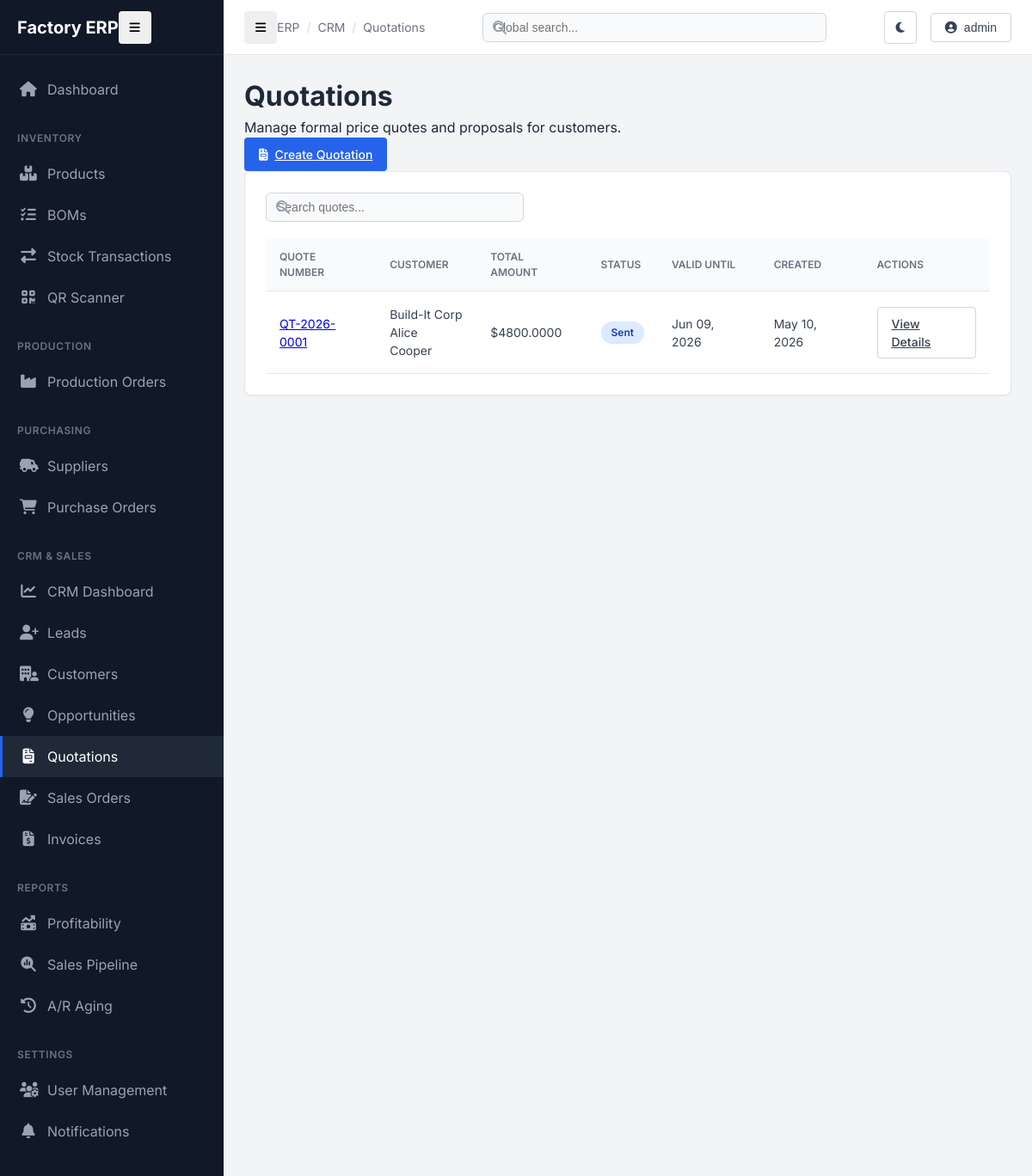
The app's page /crm/quotations/ (signed in) with its own data.
### crm/models.py (models this page shows, shortened)
class Quotation(models.Model):
    STATUS_CHOICES = [
        ('draft', 'Draft'),
        ('sent', 'Sent'),
        ('accepted', 'Accepted'),
        ('rejected', 'Rejected'),
        ('expired', 'Expired'),
    ]
    quote_number = models.CharField(max_length=20, unique=True, editable=False)
    customer = models.ForeignKey(Customer, on_delete=models.CASCADE, related_name='quotations')
    opportunity = models.ForeignKey(Opportunity, on_delete=models.SET_NULL, null=True, blank=True, related_name='quotations')
    valid_until = models.DateField()
    status = models.CharField(max_length=20, choices=STATUS_CHOICES, default='draft')
    pdf_file = models.FileField(upload_to='quotations/', null=True, blank=True)
    created_by = models.ForeignKey(User, on_delete=models.SET_NULL, null=True, related_name='created_quotations')
    created_at = models.DateTimeField(auto_now_add=True)
    sent_at = models.DateTimeField(null=True, blank=True)
    @property
    def total_amount(self):
        return sum(line.line_total for line in self.lines.all())

class Customer(models.Model):
    company_name = models.CharField(max_length=200)
    contact_person = models.CharField(max_length=200)
    email = models.EmailField()
    phone = models.CharField(max_length=20)
    customer_since = models.DateField(default=timezone.now)
    credit_limit = models.DecimalField(max_digits=12, decimal_places=2, default=0)
    credit_used = models.DecimalField(max_digits=12, decimal_places=2, default=0)
    payment_terms = models.CharField(max_length=100, default="Net 30")
    tax_id = models.CharField(max_length=50, blank=True)
    is_active = models.BooleanField(default=True)
    notes = models.TextField(blank=True)
    assigned_to = models.ForeignKey(User, on_delete=models.SET_NULL, null=True, blank=True, related_name='assigned_customers')
    created_at = models.DateTimeField(auto_now_add=True)
    updated_at = models.DateTimeField(auto_now=True)

class QuotationLine(models.Model):
    quotation = models.ForeignKey(Quotation, on_delete=models.CASCADE, related_name='lines')
    product = models.ForeignKey(Product, on_delete=models.CASCADE)
    quantity = models.PositiveIntegerField()
    unit_price = models.DecimalField(max_digits=12, decimal_places=2)
    discount_percentage = models.DecimalField(max_digits=5, decimal_places=2, default=0)
    @property
    def line_total(self):
        total = self.quantity * self.unit_price
        discount = total * (self.discount_percentage / Decimal('100'))
        return total - discount

### crm/views.py (the view)
# urls.py: path('quotations/', views.QuotationListView.as_view(), name='quotation_list'),
class QuotationListView(LoginRequiredMixin, ListView):
    model = Quotation
    template_name = 'crm/quotation_list.html'
    context_object_name = 'quotations'
    ordering = ['-created_at']

### crm/templates/crm/quotation_list.html (shortened to what this page needs)
{% extends "base.html" %}
{% load static %}
{% block breadcrumbs %}
<div class="breadcrumb-item">CRM</div>
<div class="breadcrumb-item">Quotations</div>
{% endblock %}
{% block content %}
<div class="d-flex justify-content-between align-items-center mb-4">
    <div>
        <h1 class="h3 fw-bold mb-1">Quotations</h1>
        <p class="text-muted small">Manage formal price quotes and proposals for customers.</p>
    </div>
    <a href="{% url 'crm:quotation_create' %}" class="btn btn-primary">
        <i class="fas fa-file-invoice"></i> Create Quotation
    </a>
</div>
<div class="card">
    <div class="card-header border-bottom-0">
        <div class="d-flex justify-content-between align-items-center w-100">
            <div class="search-input-group" style="width: 300px;">
                <i class="fas fa-search"></i>
                <input type="text" class="search-input" placeholder="Search quotes..." hx-get="{% url 'crm:quotation_list' %}" hx-trigger="keyup changed delay:500ms" hx-target="#quotation-table-body" hx-indicator="#htmx-indicator">
            </div>
        </div>
    </div>
    <div class="table-responsive">
        <table>
            <thead>
                <tr>
                    <th>Quote Number</th>
                    <th>Customer</th>
                    <th class="text-end">Total Amount</th>
                    <th>Status</th>
                    <th>Valid Until</th>
                    <th>Created</th>
                    <th class="text-end">Actions</th>
                </tr>
            </thead>
            <tbody id="quotation-table-body">
                {% for quote in quotations %}
                <tr>
                    <td class="font-monospace fw-bold text-neutral-900">
                        <a href="{% url 'crm:quotation_detail' quote.pk %}" class="text-decoration-none hover-link">{{ quote.quote_number }}</a>
                    </td>
                    <td>
                        <div class="fw-bold">{{ quote.customer.company_name }}</div>
                        <div class="small text-muted">{{ quote.customer.contact_person }}</div>
                    </td>
                    <td class="text-end fw-bold text-neutral-900">${{ quote.total_amount }}</td>
                    <td>
                        <span class="badge
                            {% if quote.status == 'accepted' %}badge-green
                            {% elif quote.status == 'rejected' %}badge-red
                            {% elif quote.status == 'expired' %}badge-gray
                            {% elif quote.status == 'sent' %}badge-blue
                            {% else %}badge-amber{% endif %}">
                            {{ quote.get_status_display }}
                        </span>
                    </td>
                    <td class="small {% if quote.is_expired %}text-danger fw-bold{% else %}text-muted{% endif %}">{{ quote.valid_until|date:"M d, Y" }}</td>
                    <td class="small text-muted">{{ quote.created_at|date:"M d, Y" }}</td>
                    <td class="text-end">
                        <a href="{% url 'crm:quotation_detail' quote.pk %}" class="btn btn-sm btn-outline">
                            View Details
                        </a>
                    </td>
                </tr>
                {% empty %}
                <tr>
                    <td colspan="7" class="text-center py-5">
                        <div class="text-muted">No quotations found.</div>
                    </td>
                </tr>
                {% endfor %}
            </tbody>
        </table>
    </div>
</div>
{% endblock %}

### templates/base.html (shortened to what this page needs)
{% load static %}
<!DOCTYPE html>
<html lang="en">
<head>
    <link rel="stylesheet" href="https://cdnjs.cloudflare.com/ajax/libs/font-awesome/6.4.0/css/all.min.css">
    <link rel="stylesheet" href="{% static 'css/style.css' %}">
    <link rel="stylesheet" href="{% static 'css/dark-mode.css' %}">
</head>
<body>
    <div class="app-container">
        <aside id="sidebar">
            <div class="sidebar-header">
                <div class="logo-text">Factory ERP</div>
                <button id="sidebar-toggle" class="btn btn-icon d-none d-md-block">
                    <i class="fas fa-bars"></i>
                </button>
            </div>
            <nav class="sidebar-nav">
                <div class="nav-group">
                    <a href="{% url 'inventory:dashboard' %}" class="nav-link {% if request.resolver_match.url_name == 'dashboard' and request.resolver_match.app_name == 'inventory' %}active{% endif %}">
                        <i class="fas fa-home"></i>
                        <span>Dashboard</span>
                    </a>
                </div>
                <div class="nav-group">
                    <div class="nav-group-title">Inventory</div>
                    <a href="{% url 'inventory:product_list' %}" class="nav-link {% if 'product' in request.path %}active{% endif %}">
                        <i class="fas fa-boxes-stacked"></i>
                        <span>Products</span>
                    </a>
                    <a href="{% url 'inventory:bom_viewer' %}" class="nav-link {% if 'bom' in request.path %}active{% endif %}">
                        <i class="fas fa-list-check"></i>
                        <span>BOMs</span>
                    </a>
                    <a href="{% url 'inventory:transaction_history' %}" class="nav-link {% if 'transaction' in request.path %}active{% endif %}">
                        <i class="fas fa-exchange-alt"></i>
                        <span>Stock Transactions</span>
                    </a>
                    <a href="{% url 'inventory:scan_page' %}" class="nav-link {% if 'scan' in request.path %}active{% endif %}">
                        <i class="fas fa-qrcode"></i>
                        <span>QR Scanner</span>
                    </a>
                </div>
                <div class="nav-group">
                    <div class="nav-group-title">Production</div>
                    <a href="{% url 'inventory:production_order_list' %}" class="nav-link {% if 'production_order' in request.path %}active{% endif %}">
                        <i class="fas fa-industry"></i>
                        <span>Production Orders</span>
                    </a>
                </div>
                <div class="nav-group">
                    <div class="nav-group-title">Purchasing</div>
                    <a href="{% url 'inventory:supplier_list' %}" class="nav-link {% if 'supplier' in request.path %}active{% endif %}">
                        <i class="fas fa-truck-field"></i>
                        <span>Suppliers</span>
                    </a>
                    <a href="{% url 'inventory:purchase_order_list' %}" class="nav-link {% if 'purchase_order' in request.path %}active{% endif %}">
                        <i class="fas fa-cart-shopping"></i>
                        <span>Purchase Orders</span>
                    </a>
                </div>
                <div class="nav-group">
                    <div class="nav-group-title">CRM & Sales</div>
                    <a href="{% url 'crm:dashboard' %}" class="nav-link {% if request.resolver_match.app_name == 'crm' and request.resolver_match.url_name == 'dashboard' %}active{% endif %}">
                        <i class="fas fa-chart-line"></i>
                        <span>CRM Dashboard</span>
                    </a>
                    <a href="{% url 'crm:lead_list' %}" class="nav-link {% if 'lead' in request.path %}active{% endif %}">
                        <i class="fas fa-user-plus"></i>
                        <span>Leads</span>
                    </a>
                    <a href="{% url 'crm:customer_list' %}" class="nav-link {% if 'customer' in request.path %}active{% endif %}">
                        <i class="fas fa-building-user"></i>
                        <span>Customers</span>
                    </a>
                    <a href="{% url 'crm:opportunity_list' %}" class="nav-link {% if 'opportunity' in request.path %}active{% endif %}">
                        <i class="fas fa-lightbulb"></i>
                        <span>Opportunities</span>
                    </a>
                    <a href="{% url 'crm:quotation_list' %}" class="nav-link {% if 'quotation' in request.path %}active{% endif %}">
                        <i class="fas fa-file-invoice"></i>
                        <span>Quotations</span>
                    </a>
                    <a href="{% url 'crm:salesorder_list' %}" class="nav-link {% if 'order' in request.path %}active{% endif %}">
                        <i class="fas fa-file-signature"></i>
                        <span>Sales Orders</span>
                    </a>
                    <a href="{% url 'crm:invoice_list' %}" class="nav-link {% if 'invoice' in request.path %}active{% endif %}">
                        <i class="fas fa-file-invoice-dollar"></i>
                        <span>Invoices</span>
                    </a>
                </div>
                <div class="nav-group">
                    <div class="nav-group-title">Reports</div>
                    <a href="{% url 'inventory:profitability_report' %}" class="nav-link">
                        <i class="fas fa-money-bill-trend-up"></i>
                        <span>Profitability</span>
                    </a>
                    <a href="{% url 'crm:report_pipeline' %}" class="nav-link">
                        <i class="fas fa-magnifying-glass-chart"></i>
                        <span>Sales Pipeline</span>
                    </a>
                    <a href="{% url 'crm:report_aging' %}" class="nav-link">
                        <i class="fas fa-clock-rotate-left"></i>
                        <span>A/R Aging</span>
                    </a>
                </div>
                <div class="nav-group">
                    <div class="nav-group-title">Settings</div>
                    {% if perms.inventory.can_manage_users %}
                    <a href="{% url 'inventory:user_list' %}" class="nav-link">
                        <i class="fas fa-users-gear"></i>
                        <span>User Management</span>
                    </a>
                    {% endif %}
                    <a href="{% url 'notifications:settings' %}" class="nav-link">
                        <i class="fas fa-bell"></i>
                        <span>Notifications</span>
                    </a>
                </div>
            </nav>
        </aside>
        <main class="main-content">
            <header id="topbar">
                <div class="breadcrumb-container">
                    <button id="mobile-sidebar-toggle" class="btn btn-icon d-md-none me-3">
                        <i class="fas fa-bars"></i>
                    </button>
                    <div class="breadcrumb-item">ERP</div>
                    {% block breadcrumbs %}{% endblock %}
                </div>
                <div class="global-search">
                    <form action="{% url 'inventory:global_search' %}" method="get">
                        <div class="search-input-group">
                            <i class="fas fa-search"></i>
                            <input type="text" name="q" class="search-input" placeholder="Global search..." value="{{ request.GET.q }}">
                        </div>
                    </form>
                </div>
                <div class="user-menu">
                    <button id="theme-toggle" class="btn btn-icon btn-outline">
                    </button>
                    {% if request.user.is_authenticated %}
                    <div class="dropdown">
                        <button class="btn btn-outline dropdown-toggle">
                            <i class="fas fa-user-circle me-2"></i>
                            {{ request.user.username }}
                        </button>
                    </div>
                    {% else %}
                    <a href="{% url 'login' %}" class="btn btn-primary">Login</a>
                    {% endif %}
                </div>
            </header>
            <div class="content-area">
                {% block content %}{% endblock %}
            </div>
        </main>
    </div>
</body>
</html>

### records on screen
Quotation: quote_number "QT-2026-0001", customer.company_name "Build-It Corp", customer.contact_person "Alice Cooper", total_amount "4800.0000", status "Sent", valid_until "Jun 09, 2026", created_at "May 10, 2026"

### other values on screen
{{ request.user.username }} "admin"
